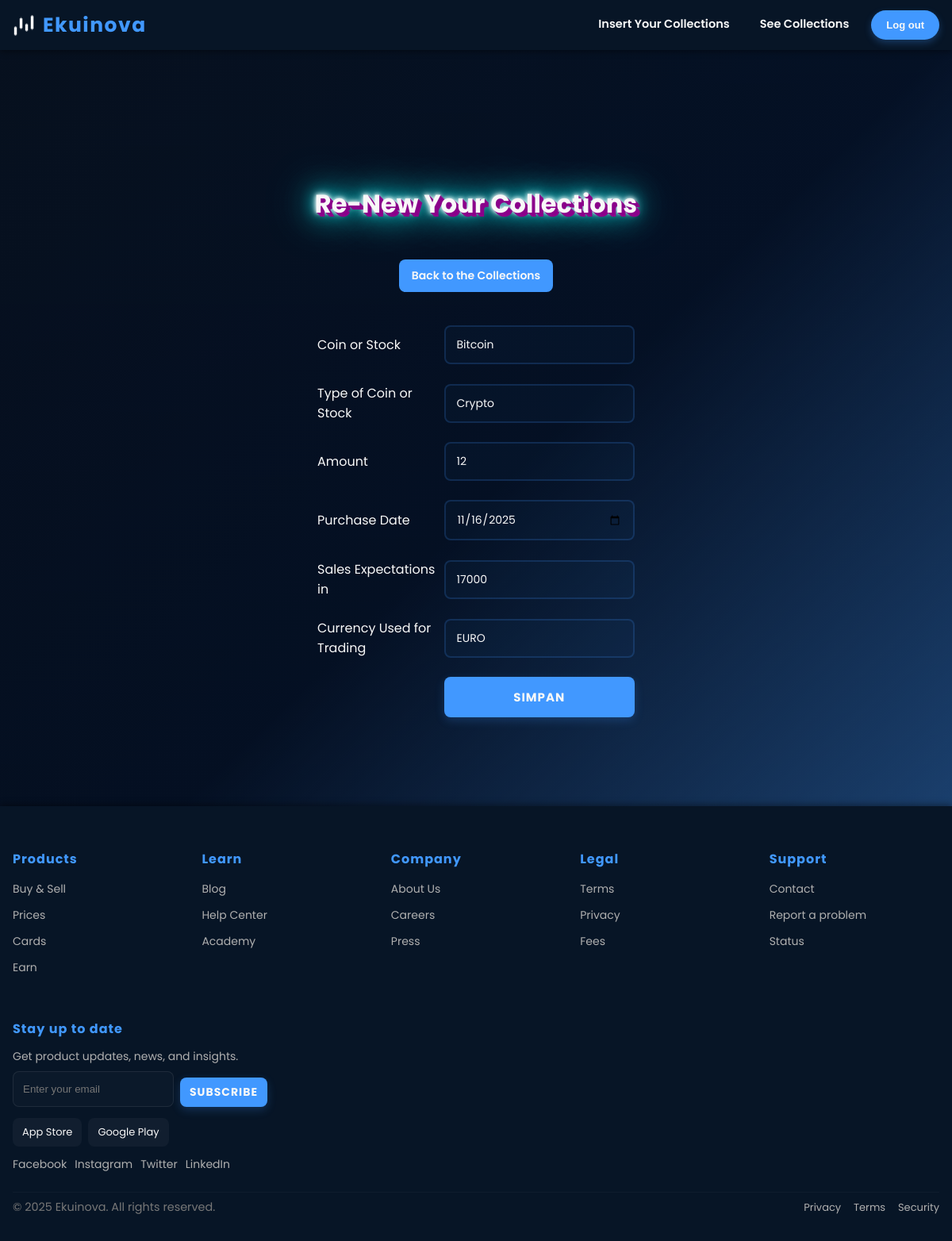
/Register/update.php?id=Bitcoin, run on the app's committed database.
### tables this page shows
CREATE TABLE `input` (
  `id` int NOT NULL,
  `coin` varchar(100) NOT NULL,
  `type` varchar(100) NOT NULL,
  `amount` int NOT NULL,
  `buyat` varchar(255) NOT NULL,
  `sellat` varchar(100) NOT NULL,
  `currency` varchar(100) NOT NULL
);

### Register/update.php (the view, shortened to what this page needs)
<!DOCTYPE html>
<html lang="en">
<head>
    <link rel="stylesheet" href="update.css">
</head>
<body>
    <header>
        <nav class="navbar" role="navigation" aria-label="main navigation">
        <div class="logo" aria-label="Ekuinova Logo"><img src="001-technical.png" alt="Ekuinova logo" class="logo-img"> Ekuinova</div>
        <div class="nav-links" aria-label="Primary navigation">
        <a href="input.php" tabindex="0"> Insert Your Collections </a>
        <a href="output.php" tabindex="0"> See Collections </a>
        <button class="login" type="button" onclick="window.location.href = 'land.php'"> Log out </button>
        </div>
        </nav>
    </header>
    <div class="container">
        <h1> Re-New Your Collections </h1>
        <br>
        <a class="btn" href="output.php"> Back to the Collections</a>
    </div>
    <?php
    include 'koneksi.php';
    $id = $_GET['id'];
    $data = mysqli_query($koneksi,"select * from input where coin='$id'");
    while($d = mysqli_fetch_array($data)){
        ?>
        <div class="container">
            <form method="post" action="ubah.php">
                <table>
                    <tr>
                        <td>Coin or Stock</td>
                        <td>
                            <input type="text" name="coin" value="<?php echo $d['coin']; ?>">
                        </td>
                    </tr>
                    <tr>
                        <td>Type of Coin or Stock</td>
                        <td><input type="text" name="type" value="<?php echo $d['type']; ?>"></td>
                    </tr>
                    <tr>
                        <td>Amount</td>
                        <td><input type="number" name="amount" value="<?php echo $d['amount']; ?>"></td>
                    </tr>
                    <tr>
                        <td>Purchase Date</td>
                        <td><input type="date" name="buyat" value="<?php echo $d['buyat']; ?>"></td>
                    </tr>
                    <tr>
                        <td>Sales Expectations in</td>
                        <td><input type="number" name="sellat" value="<?php echo $d['sellat']; ?>"></td>
                    </tr>
                    <tr>
                        <td>Currency Used for Trading</td>
                        <td><input type="text" name="currency" value="<?php echo $d['currency']; ?>"></td>
                    </tr>
                    <tr>
                        <td></td>
                        <td><input class="btn-submit" type="submit" value="SIMPAN"></td>
                    </tr>
                </table>
            </form>
            <?php
        }
        ?>
    </div>
  <footer aria-labelledby="site-footer">
    <div class="footer-top">
      <div class="footer-container" role="contentinfo">
        <section class="footer-section" aria-labelledby="footer-products">
          <h4 id="footer-products">Products</h4>
          <ul>
            <li><a href="#">Buy & Sell</a></li>
            <li><a href="#">Prices</a></li>
            <li><a href="#">Cards</a></li>
            <li><a href="#">Earn</a></li>
          </ul>
        </section>
        <section class="footer-section" aria-labelledby="footer-learn">
          <h4 id="footer-learn">Learn</h4>
          <ul>
            <li><a href="#">Blog</a></li>
            <li><a href="#">Help Center</a></li>
            <li><a href="#">Academy</a></li>
          </ul>
        </section>
        <section class="footer-section" aria-labelledby="footer-company">
          <h4 id="footer-company">Company</h4>
          <ul>
            <li><a href="#">About Us</a></li>
            <li><a href="#">Careers</a></li>
            <li><a href="#">Press</a></li>
          </ul>
        </section>
        <section class="footer-section" aria-labelledby="footer-legal">
          <h4 id="footer-legal">Legal</h4>
          <ul>
            <li><a href="#">Terms</a></li>
            <li><a href="#">Privacy</a></li>
            <li><a href="#">Fees</a></li>
          </ul>
        </section>
        <section class="footer-section" aria-labelledby="footer-support">
          <h4 id="footer-support">Support</h4>
          <ul>
            <li><a href="#">Contact</a></li>
            <li><a href="#">Report a problem</a></li>
            <li><a href="#">Status</a></li>
          </ul>
        </section>
        <section class="footer-section newsletter" aria-labelledby="footer-newsletter">
          <h4 id="footer-newsletter">Stay up to date</h4>
          <p class="muted">Get product updates, news, and insights.</p>
          <form class="newsletter-form" action="#" method="post" onsubmit="return false;">
            <input id="footer-email" type="email" placeholder="Enter your email" aria-label="Email address">
            <button class="cta small" type="submit">Subscribe</button>
          </form>
          <div class="app-badges">
            <a class="app" href="#" aria-label="Download on the App Store">App Store</a>
            <a class="app" href="#" aria-label="Get it on Google Play">Google Play</a>
          </div>
          <div class="social-links">
            <a href="#" aria-label="Facebook">Facebook</a>
            <a href="#" aria-label="Instagram">Instagram</a>
            <a href="#" aria-label="Twitter">Twitter</a>
            <a href="#" aria-label="LinkedIn">LinkedIn</a>
          </div>
        </section>
      </div>
    </div>
    <div class="footer-bottom">
      <div class="footer-container">
        <div>&copy; 2025 Ekuinova. All rights reserved.</div>
        <div class="footer-legal-links">
          <a href="#">Privacy</a>
          <a href="#">Terms</a>
          <a href="#">Security</a>
        </div>
      </div>
    </div>
  </footer>
</body>
</html>

### data on the page
input: coin "Bitcoin", type "Crypto", amount "12", buyat "11/16/2025", sellat "17000", currency "EURO"
